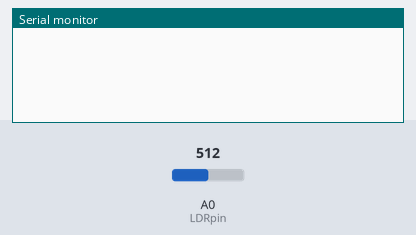
A sketch run on a simulated Arduino Uno, built with avr-gcc and run on an emulated ATmega328P. Parts: the last lines printed to the serial monitor. The test bench sets the inputs (shaded band); at power-on: A0 (LDRpin) = 512.

Above: at 1.2 s.
1.3 s: A0 (LDRpin) set to 1023
At 1.9 s:
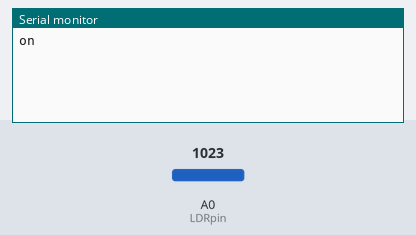
2.8 s: A0 (LDRpin) set to 900
At 4.2 s:
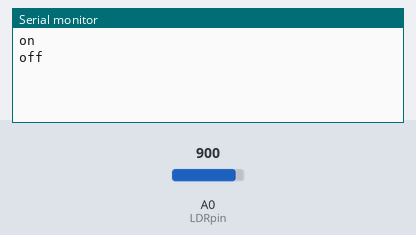

Measured:
- after the input at 1.3 s, the serial monitor: prints a new line at once (image 1)
- after the input at 2.8 s, the serial monitor: prints a new line at once (image 2)

The sketch:

ldr.ino
```cpp
#define LDRpin A0 // pin where we connected the LDR and the resistor
// LDR VALUE in printer during print : 985 - 195
// LDR VALUE in printer when not printing : 805 - 815

int LDRValue = 0;     // result of reading the analog pin
int onValue = 920;
bool previousState = 0;

void setup() {
  Serial.begin(9600); // sets serial port for communication
}

void loop() {
  LDRValue = analogRead(LDRpin); // read the value from the LDR
  // Serial.println(LDRValue);      // print the value to the serial port
  // delay(100);                    // wait a little

  if (LDRValue >= onValue && previousState == 0){
    Serial.println("on");
    previousState = 1;

  }

  if (previousState == 1 && LDRValue < onValue){
    Serial.println("off");
    previousState = 0;
  }
}
```
